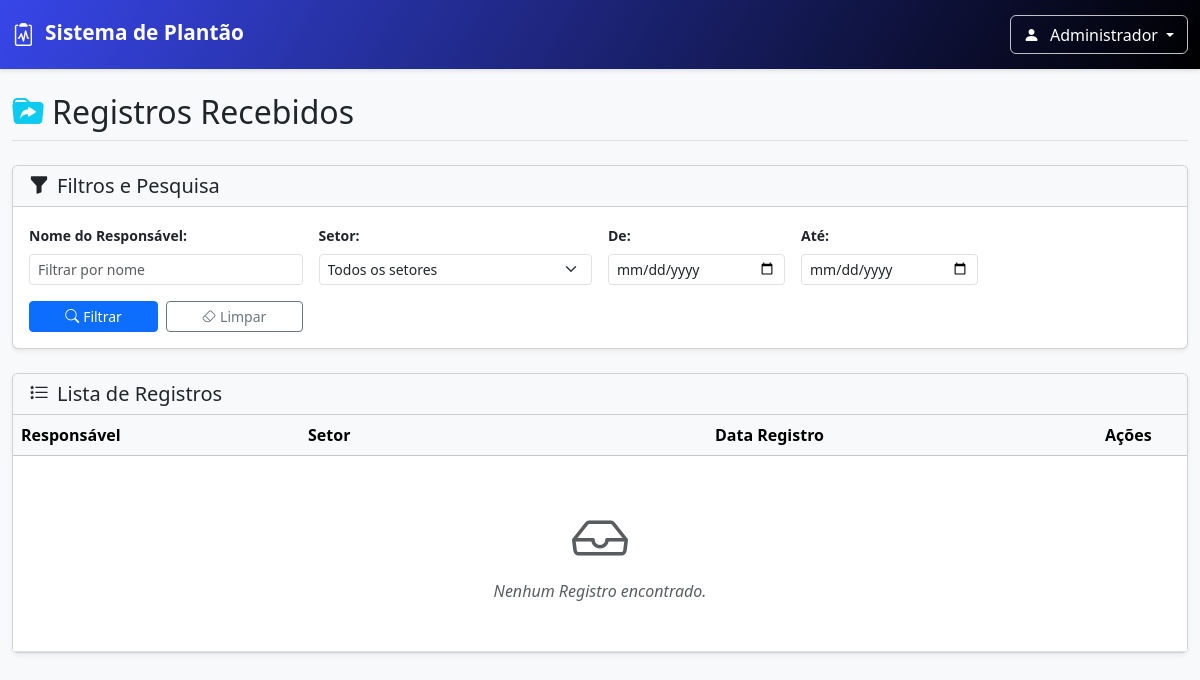
Page /forms (signed in) on the earlier database version.
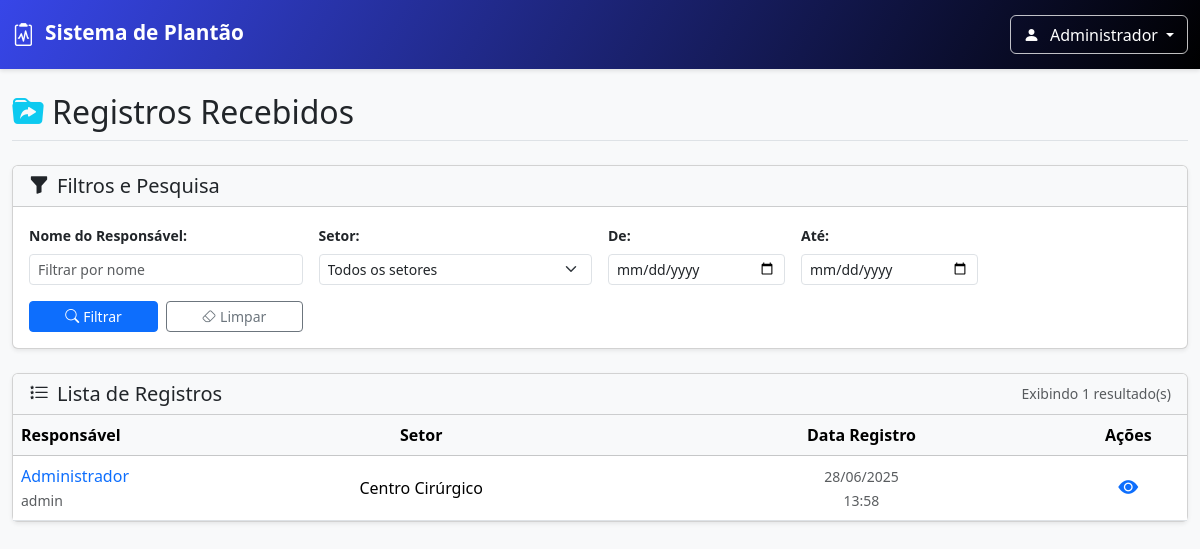
Same page on the later database version.
### db.py (models this page shows, shortened)
class Form(db.Model):
    __tablename__ = 'forms'
    id = db.Column(db.Integer, primary_key=True)
    worker_id = db.Column(db.Integer, db.ForeignKey('users.id'), nullable=False)
    sector = db.Column(db.String(100), nullable=False)
    date_registry = db.Column(db.DateTime, nullable=False)
    observation = db.Column(db.Text, nullable=False)
    worker = db.relationship('User', back_populates='forms')

class User(db.Model, UserMixin):
    __tablename__ = 'users'
    id = db.Column(db.Integer, primary_key=True)
    name = db.Column(db.String(100), nullable=False)
    username = db.Column(db.String(50), unique=True, nullable=False)
    password = db.Column(db.String(200), nullable=False)
    profile = db.Column(db.String(200), nullable=False)
    email = db.Column(db.String(120), unique=True, nullable=False)
    is_active = db.Column(db.Boolean, default=True, nullable=False)
    creation_date = db.Column(db.DateTime, nullable=False, default=datetime.utcnow)
    last_login = db.Column(db.DateTime, nullable=True)
    forms = db.relationship('Form', back_populates='worker', lazy='dynamic')

### routes/form.py (the view, shortened to what this page needs)
@form_bp.route("/forms")
@login_required
def forms():
    if "VER_RELATORIOS" not in current_user.profile and "ADMIN" not in current_user.profile:
        flash("Acesso negado! Você não tem permissão para visualizar os relatórios.", "danger")
        return redirect(url_for("main.panel"))
    data_inicio_str = request.args.get('data_inicio', '').strip()
    data_fim_str = request.args.get('data_fim', '').strip()
    tipo_data = request.args.get('tipo_data', 'registro').strip()
    filtro_setor = request.args.get('sector_filtro', '').strip()
    filtro_nome = request.args.get('name', '').strip().lower()
    query = select(Form).order_by(Form.date_registry.desc())
    if filtro_nome:
        query = query.join(User)
    if filtro_setor:
        query = query.where(Form.sector == filtro_setor)
    if filtro_nome:
        query = query.where(
            func.lower(User.name).like(func.lower(f"%{filtro_nome}%"))
        )
    all_forms = db.session.execute(query).scalars().all()
    return render_template(
        "form/forms.html",
        forms=all_forms,
        data_inicio_atual=data_inicio_str,
        data_fim_atual=data_fim_str,
        tipo_data_atual=tipo_data
    )

### routes/util.py (called while the page is built, shortened)
def format_date_filter(value, target_tz_str='Etc/GMT+3', format_str='%d/%m/%Y'):
    if value is None:
        return "N/A"
    if isinstance(value, date) and not isinstance(value, datetime):
        return value.strftime(format_str)
    dt_object = None
    if isinstance(value, datetime):
        dt_object = value
    if not isinstance(dt_object, datetime):
        return value
    dt_object_utc = dt_object.replace(tzinfo=timezone.utc) if dt_object.tzinfo is None else dt_object.astimezone(timezone.utc)
    try:
        target_tz = ZoneInfo(target_tz_str)
        local_dt = dt_object_utc.astimezone(target_tz)
        return local_dt.strftime(format_str)
    except Exception as e:
        print(f"AVISO: Erro na conversão de fuso ou formatação: {e}. Formatando como UTC.")
        return dt_object_utc.strftime(format_str)

### templates/form/forms.html (shortened to what the changed rows need)
{% extends "navbar.html" %}
{% block content %}
<div class="container-fluid py-4">
    <div class="d-flex justify-content-between align-items-center mb-4 pb-2 border-bottom">
        <h1 class="h2 mb-0"><i class="bi bi-folder-symlink-fill me-2 text-info"></i>Registros Recebidos</h1>
    </div>
    <div class="card shadow-sm">
        <div class="card-header bg-light d-flex justify-content-between align-items-center">
            <h5 class="mb-0"><i class="bi bi-list-stars me-2"></i>Lista de Registros</h5>
            {% if forms.items is defined and forms.total is defined %}
            <small class="text-muted">Exibindo {{ forms.items|length }} de {{ forms.total }}
                resultados</small>
            {% elif forms|length > 0 %}
            <small class="text-muted">Exibindo {{ forms|length }} resultado(s)</small>
            {% endif %}
        </div>
        <div class="card-body p-0">
            <div class="table-responsive">
                <table class="table table-hover align-middle mb-0">
                    <thead class="table-light">
                        <tr>
                            <th scope="col" style="width: 15%;">Responsável</th>
                            <th scope="col" class="text-center">Setor</th>
                            <th scope="col" class="text-center">Data Registro</th>
                            <th scope="col" class="text-center" style="width: 10%;">Ações</th>
                        </tr>
                    </thead>
                    <tbody>
                        {% set forms_to_iterate = forms.items if forms.items is defined else forms %}
                        {% for f in forms_to_iterate %}
                        <tr>
                            <td>
                                <a href="{{ url_for('form.details_form', form_id=f.id) }}"
                                    class="text-decoration-none fw-medium">
                                    {{ f.worker.name | truncate(35, False) }}
                                </a>
                                <br><small class="text-muted">{{ f.worker.username | truncate(35, False) }}</small>
                            </td>
                            <td class="text-center">
                                {{ f.sector | default('N/A') }}
                            </td>
                            <td class="text-center">
                                <small class="text-muted">{{ f.date_registry | format_date_short if
                                    f.date_registry else 'N/A' }}</small>
                                <br><small class="text-muted">{{ f.date_registry | format_time if
                                    f.date_registry else 'N/A' }}</small>
                            </td>
                            <td class="text-center">
                                <a href="{{ url_for('form.details_form', form_id=f.id) }}"
                                    class="btn btn-sm btn-outline-primary border-0" title="Ver Detalhes">
                                    <i class="bi bi-eye-fill fs-5"></i>
                                </a>
                            </td>
                        </tr>
                        {% else %}
                        <tr>
                            <td colspan="6" class="text-center text-muted fst-italic py-5">
                                <i class="bi bi-inbox display-4 d-block mb-2"></i>
                                Nenhum Registro encontrado.
                            </td>
                        </tr>
                        {% endfor %}
                    </tbody>
                </table>
            </div>
        </div>
    </div>
</div>
{% endblock %}

Differences in the rows shown:
added Form: worker.name "Administrador", worker.username "admin", sector "Centro Cirúrgico", date_registry "28/06/2025", date_registry "13:58"
Other differences:
text no longer shown: "Nenhum Registro encontrado."
text now shown: "Exibindo 1 resultado(s)"
